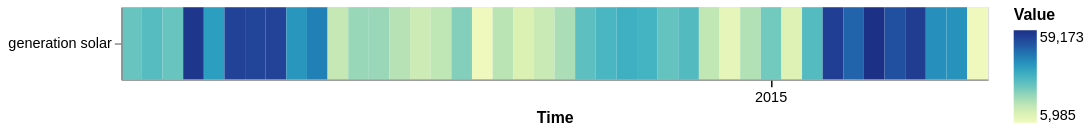

Here is the notebook cell this chart was saved with:
### Markdown cell above
with univariate TimeSeries

### Code cell
on.Plot(ts_uni.head(1000))\
    .add(on.marks.heatmap)\
    .properties(width=600, height=50)\
    .show()

### Figure 1 — Vega specification as saved in the notebook (floating-point values rounded to 4 significant figures)
{"$schema": "https://vega.github.io/schema/vega/v5.json", "data": [{"name": "source_0", "values": [{"sum_value": 27450.0, "variable": "generation solar", "yearmonthdate_time": "2015-01-01T00:00:00.000"}, {"sum_value": 30060.0, "variable": "generation solar", "yearmonthdate_time": "2015-01-02T00:00:00.000"}, {"sum_value": 27500.0, "variable": "generation solar", "yearmonthdate_time": "2015-01-03T00:00:00.000"}, {"sum_value": 57660.0, "variable": "generation solar", "yearmonthdate_time": "2015-01-04T00:00:00.000"}, {"sum_value": 37860.0, "variable": "generation solar", "yearmonthdate_time": "2015-01-05T00:00:00.000"}, {"sum_value": 54970.0, "variable": "generation solar", "yearmonthdate_time": "2015-01-06T00:00:00.000"}, {"sum_value": 54420.0, "variable": "generation solar", "yearmonthdate_time": "2015-01-07T00:00:00.000"}, {"sum_value": 54840.0, "variable": "generation solar", "yearmonthdate_time": "2015-01-08T00:00:00.000"}, {"sum_value": 39410.0, "variable": "generation solar", "yearmonthdate_time": "2015-01-09T00:00:00.000"}, {"sum_value": 43440.0, "variable": "generation solar", "yearmonthdate_time": "2015-01-10T00:00:00.000"}, {"sum_value": 15120.0, "variable": "generation solar", "yearmonthdate_time": "2015-01-11T00:00:00.000"}, {"sum_value": 21290.0, "variable": "generation solar", "yearmonthdate_time": "2015-01-12T00:00:00.000"}, {"sum_value": 21260.0, "variable": "generation solar", "yearmonthdate_time": "2015-01-13T00:00:00.000"}, {"sum_value": 17570.0, "variable": "generation solar", "yearmonthdate_time": "2015-01-14T00:00:00.000"}, {"sum_value": 14020.0, "variable": "generation solar", "yearmonthdate_time": "2015-01-15T00:00:00.000"}, {"sum_value": 16270.0, "variable": "generation solar", "yearmonthdate_time": "2015-01-16T00:00:00.000"}, {"sum_value": 23880.0, "variable": "generation solar", "yearmonthdate_time": "2015-01-17T00:00:00.000"}, {"sum_value": 5985.0, "variable": "generation solar", "yearmonthdate_time": "2015-01-18T00:00:00.000"}, {"sum_value": 16900.0, "variable": "generation solar", "yearmonthdate_time": "2015-01-19T00:00:00.000"}, {"sum_value": 11300.0, "variable": "generation solar", "yearmonthdate_time": "2015-01-20T00:00:00.000"}, {"sum_value": 14550.0, "variable": "generation solar", "yearmonthdate_time": "2015-01-21T00:00:00.000"}, {"sum_value": 19000.0, "variable": "generation solar", "yearmonthdate_time": "2015-01-22T00:00:00.000"}, {"sum_value": 29100.0, "variable": "generation solar", "yearmonthdate_time": "2015-01-23T00:00:00.000"}, {"sum_value": 31990.0, "variable": "generation solar", "yearmonthdate_time": "2015-01-24T00:00:00.000"}, {"sum_value": 33760.0, "variable": "generation solar", "yearmonthdate_time": "2015-01-25T00:00:00.000"}, {"sum_value": 32520.0, "variable": "generation solar", "yearmonthdate_time": "2015-01-26T00:00:00.000"}, {"sum_value": 27960.0, "variable": "generation solar", "yearmonthdate_time": "2015-01-27T00:00:00.000"}, {"sum_value": 30520.0, "variable": "generation solar", "yearmonthdate_time": "2015-01-28T00:00:00.000"}, {"sum_value": 15860.0, "variable": "generation solar", "yearmonthdate_time": "2015-01-29T00:00:00.000"}, {"sum_value": 8506.0, "variable": "generation solar", "yearmonthdate_time": "2015-01-30T00:00:00.000"}, {"sum_value": 17940.0, "variable": "generation solar", "yearmonthdate_time": "2015-01-31T00:00:00.000"}, {"sum_value": 26090.0, "variable": "generation solar", "yearmonthdate_time": "2015-02-01T00:00:00.000"}, {"sum_value": 10530.0, "variable": "generation solar", "yearmonthdate_time": "2015-02-02T00:00:00.000"}, {"sum_value": 30350.0, "variable": "generation solar", "yearmonthdate_time": "2015-02-03T00:00:00.000"}, {"sum_value": 55950.0, "variable": "generation solar", "yearmonthdate_time": "2015-02-04T00:00:00.000"}, {"sum_value": 48280.0, "variable": "generation solar", "yearmonthdate_time": "2015-02-05T00:00:00.000"}, {"sum_value": 59170.0, "variable": "generation solar", "yearmonthdate_time": "2015-02-06T00:00:00.000"}, {"sum_value": 52160.0, "variable": "generation solar", "yearmonthdate_time": "2015-02-07T00:00:00.000"}, {"sum_value": 56230.0, "variable": "generation solar", "yearmonthdate_time": "2015-02-08T00:00:00.000"}, {"sum_value": 40830.0, "variable": "generation solar", "yearmonthdate_time": "2015-02-09T00:00:00.000"}, {"sum_value": 40080.0, "variable": "generation solar", "yearmonthdate_time": "2015-02-10T00:00:00.000"}, {"sum_value": 6011.0, "variable": "generation solar", "yearmonthdate_time": "2015-02-11T00:00:00.000"}], "transform": [{"type": "formula", "expr": "toDate(datum['yearmonthdate_time'])", "as": "yearmonthdate_time"}]}, {"name": "source_0_x_domain_yearmonthdate_time", "values": [{"yearmonthdate_time": "2015-01-01T00:00:00.000"}, {"yearmonthdate_time": "2015-01-02T00:00:00.000"}, {"yearmonthdate_time": "2015-01-03T00:00:00.000"}, {"yearmonthdate_time": "2015-01-04T00:00:00.000"}, {"yearmonthdate_time": "2015-01-05T00:00:00.000"}, {"yearmonthdate_time": "2015-01-06T00:00:00.000"}, {"yearmonthdate_time": "2015-01-07T00:00:00.000"}, {"yearmonthdate_time": "2015-01-08T00:00:00.000"}, {"yearmonthdate_time": "2015-01-09T00:00:00.000"}, {"yearmonthdate_time": "2015-01-10T00:00:00.000"}, {"yearmonthdate_time": "2015-01-11T00:00:00.000"}, {"yearmonthdate_time": "2015-01-12T00:00:00.000"}, {"yearmonthdate_time": "2015-01-13T00:00:00.000"}, {"yearmonthdate_time": "2015-01-14T00:00:00.000"}, {"yearmonthdate_time": "2015-01-15T00:00:00.000"}, {"yearmonthdate_time": "2015-01-16T00:00:00.000"}, {"yearmonthdate_time": "2015-01-17T00:00:00.000"}, {"yearmonthdate_time": "2015-01-18T00:00:00.000"}, {"yearmonthdate_time": "2015-01-19T00:00:00.000"}, {"yearmonthdate_time": "2015-01-20T00:00:00.000"}, {"yearmonthdate_time": "2015-01-21T00:00:00.000"}, {"yearmonthdate_time": "2015-01-22T00:00:00.000"}, {"yearmonthdate_time": "2015-01-23T00:00:00.000"}, {"yearmonthdate_time": "2015-01-24T00:00:00.000"}, {"yearmonthdate_time": "2015-01-25T00:00:00.000"}, {"yearmonthdate_time": "2015-01-26T00:00:00.000"}, {"yearmonthdate_time": "2015-01-27T00:00:00.000"}, {"yearmonthdate_time": "2015-01-28T00:00:00.000"}, {"yearmonthdate_time": "2015-01-29T00:00:00.000"}, {"yearmonthdate_time": "2015-01-30T00:00:00.000"}, {"yearmonthdate_time": "2015-01-31T00:00:00.000"}, {"yearmonthdate_time": "2015-02-01T00:00:00.000"}, {"yearmonthdate_time": "2015-02-02T00:00:00.000"}, {"yearmonthdate_time": "2015-02-03T00:00:00.000"}, {"yearmonthdate_time": "2015-02-04T00:00:00.000"}, {"yearmonthdate_time": "2015-02-05T00:00:00.000"}, {"yearmonthdate_time": "2015-02-06T00:00:00.000"}, {"yearmonthdate_time": "2015-02-07T00:00:00.000"}, {"yearmonthdate_time": "2015-02-08T00:00:00.000"}, {"yearmonthdate_time": "2015-02-09T00:00:00.000"}, {"yearmonthdate_time": "2015-02-10T00:00:00.000"}, {"yearmonthdate_time": "2015-02-11T00:00:00.000"}], "transform": [{"type": "formula", "expr": "toDate(datum['yearmonthdate_time'])", "as": "yearmonthdate_time"}]}, {"name": "source_0_y_domain_variable", "values": [{"variable": "generation solar"}]}, {"name": "source_0_color_domain_sum_value", "values": [{"min": 5985.0, "max": 59170.0}]}], "marks": [{"type": "rect", "name": "layer_0_marks", "from": {"data": "source_0"}, "encode": {"update": {"height": {"signal": "max(0.25, bandwidth('y'))"}, "fill": {"field": "sum_value", "scale": "color"}, "y": {"field": "variable", "scale": "y"}, "x": {"field": "yearmonthdate_time", "scale": "x"}, "width": {"signal": "max(0.25, bandwidth('x'))"}}}, "style": ["rect"]}], "scales": [{"name": "x", "type": "band", "domain": {"data": "source_0_x_domain_yearmonthdate_time", "field": "yearmonthdate_time", "sort": true}, "range": [0, {"signal": "width"}], "paddingOuter": 0, "paddingInner": 0}, {"name": "y", "type": "band", "domain": {"data": "source_0_y_domain_variable", "field": "variable", "sort": true}, "range": [0, {"signal": "height"}], "paddingOuter": 0, "paddingInner": 0}, {"name": "color", "type": "linear", "domain": [{"signal": "(data(\"source_0_color_domain_sum_value\")[0] || {}).min"}, {"signal": "(data(\"source_0_color_domain_sum_value\")[0] || {}).max"}], "range": "heatmap", "zero": false, "interpolate": "hcl"}], "axes": [{"scale": "x", "formatType": "time", "labelOverlap": false, "tickMinStep": {"signal": "datetime(2001, 0, 2, 0, 0, 0, 0) - datetime(2001, 0, 1, 0, 0, 0, 0)"}, "encode": {"labels": {"update": {"fill": [{"test": "month(datum.value) == 1 && date(datum.value) == 1", "value": "black"}, {"value": null}]}}, "ticks": {"update": {"stroke": [{"test": "month(datum.value) == 1 && date(datum.value) == 1", "value": "black"}, {"value": null}]}}}, "zindex": 1, "labelAngle": 0, "labelBaseline": "top", "format": "%Y", "grid": false, "title": "Time", "orient": "bottom"}, {"scale": "y", "orient": "left", "grid": false, "zindex": 1}], "height": 50, "background": "white", "style": "cell", "legends": [{"title": "Value", "fill": "color", "gradientLength": {"signal": "clamp(height, 64, 200)"}}], "padding": 5, "width": 600}
